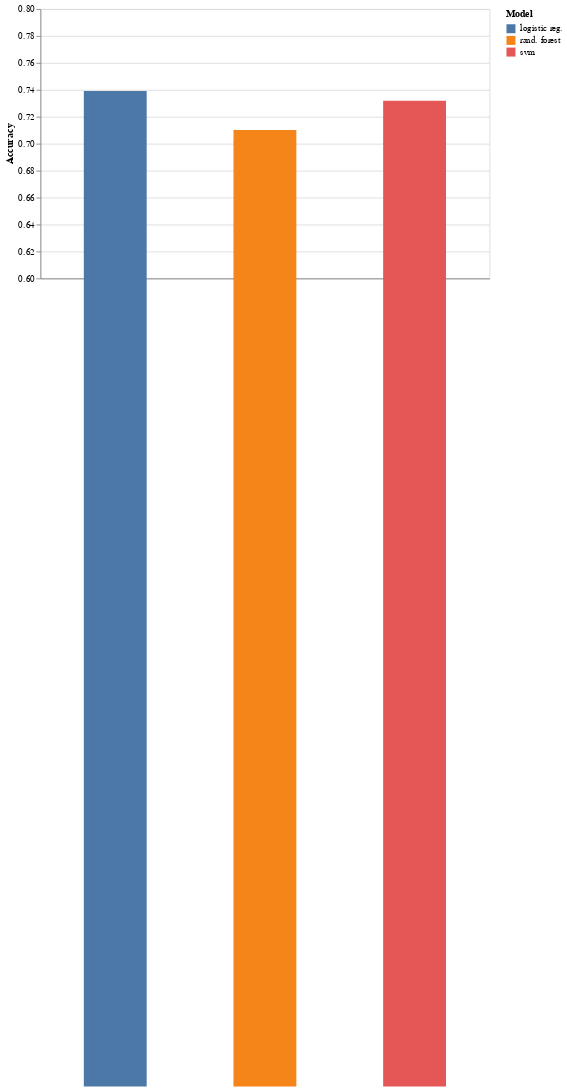

Write notebook code for a chart like this one.
### Markdown cell above
#### Comparison plot

### Code cell
data = pd.DataFrame(
    {'Model': ['logistic reg.', 'svm', 'rand. forest'],
     'Accuracy': test_acc
    })
print(data)


alt.Chart(data).mark_bar(size=70).encode(
    alt.Y('Accuracy',
         scale=alt.Scale(domain=[0.6, 0.80])),
    x='Model:N',
    color='Model:N'
).properties(width=500, height=300)

### Figure 1 — Vega-Lite specification as saved in the notebook (floating-point values rounded to 4 significant figures)
{"config": {"view": {"continuousWidth": 400, "continuousHeight": 300}}, "data": {"name": "data-59d6154ec80ccd546e68dce1a15a4921"}, "mark": {"type": "bar", "size": 70}, "encoding": {"color": {"type": "nominal", "field": "Model"}, "x": {"type": "nominal", "field": "Model"}, "y": {"type": "quantitative", "field": "Accuracy", "scale": {"domain": [0.6, 0.8]}}}, "height": 300, "width": 500, "$schema": "https://vega.github.io/schema/vega-lite/v4.8.1.json", "datasets": {"data-59d6154ec80ccd546e68dce1a15a4921": [{"Model": "logistic reg.", "Accuracy": 0.7391}, {"Model": "svm", "Accuracy": 0.7319}, {"Model": "rand. forest", "Accuracy": 0.7101}]}}
